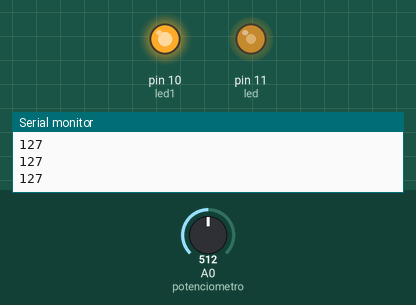
A sketch run on a simulated Arduino Uno, built with avr-gcc and run on an emulated ATmega328P. Shown: output pins drawn as LEDs (lit = HIGH), the last lines printed to the serial monitor. Inputs (shaded band) come from the test bench; at power-on: A0 (potenciometro) = 512.

Above: at 1.2 s.
1.3 s: A0 (potenciometro) set to 716
At 1.7 s:
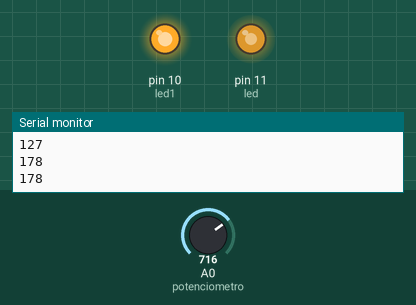
2.9 s: A0 (potenciometro) set to 900
At 4.2 s:
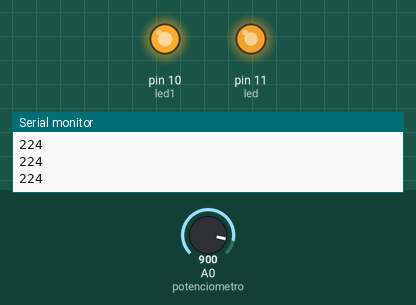
4.5 s: A0 (potenciometro) set to 245
At 5.5 s:
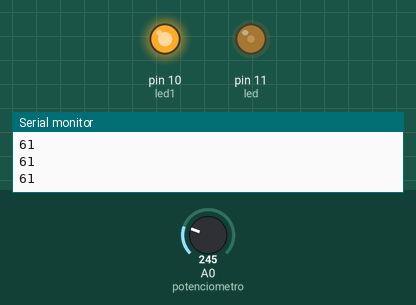
6.1 s: A0 (potenciometro) set to 0
At 6.8 s:
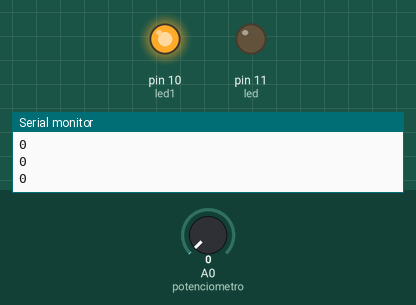
7.7 s: A0 (potenciometro) set to 511
At 8.1 s:
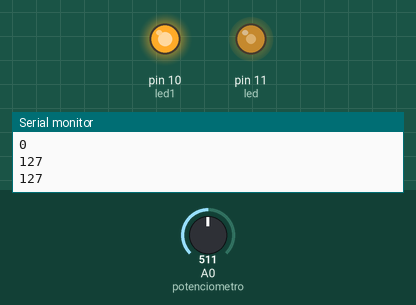
Timing chart, 0 to 10.3 s (numbered marks = the images above; inputs shaded):
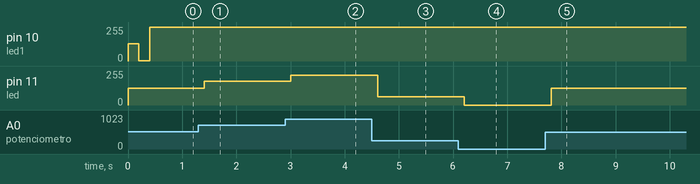

Measured:
- after the input at 1.3 s, pin 11 (led): 127/255 → 178/255 after 0.10 s
- after the input at 2.9 s, pin 11 (led): 178/255 → 224/255 after 0.11 s
- after the input at 4.5 s, pin 11 (led): 224/255 → 61/255 after 0.11 s
- after the input at 6.1 s, pin 11 (led): 61/255 → 0/255 after 0.11 s
- after the input at 7.7 s, pin 11 (led): 0/255 → 127/255 after 0.11 s

The sketch:

17-03_mar17a.ino
```cpp
int potenciometro=0;
int valor=0;
int brillo;
int led=11;
int led1=10;
int modulador=255;
void setup() {
  //pinMode(potenciometro,INPUT);
  Serial.begin(9600);
  pinMode(led,OUTPUT);
  pinMode(led1,OUTPUT);
}

void loop() {
  // put your main code here, to run repeatedly:
  //analogRead  (PIN) leo valores de 0 a 1024
  //analogWrite  0 a 255
  //digitalRead(PIN) leo valores de [ 0=heigh al 1=low ]
  //


  valor= analogRead(potenciometro);// 0 a 1023
  //brillo= valor*0.25;
  brillo= map(valor,0,1023,0,255);

  //Serial.println(valor);
  Serial.println(brillo);
  // foruma de 3 es valor ->1023   , 255
  if(brillo >=0 && brillo <=255){
    modulador=modulador-brillo;
    analogWrite(led1, modulador);
  }

  analogWrite(led, brillo); //esto va hasta dos 255


  delay(200);


}
```
